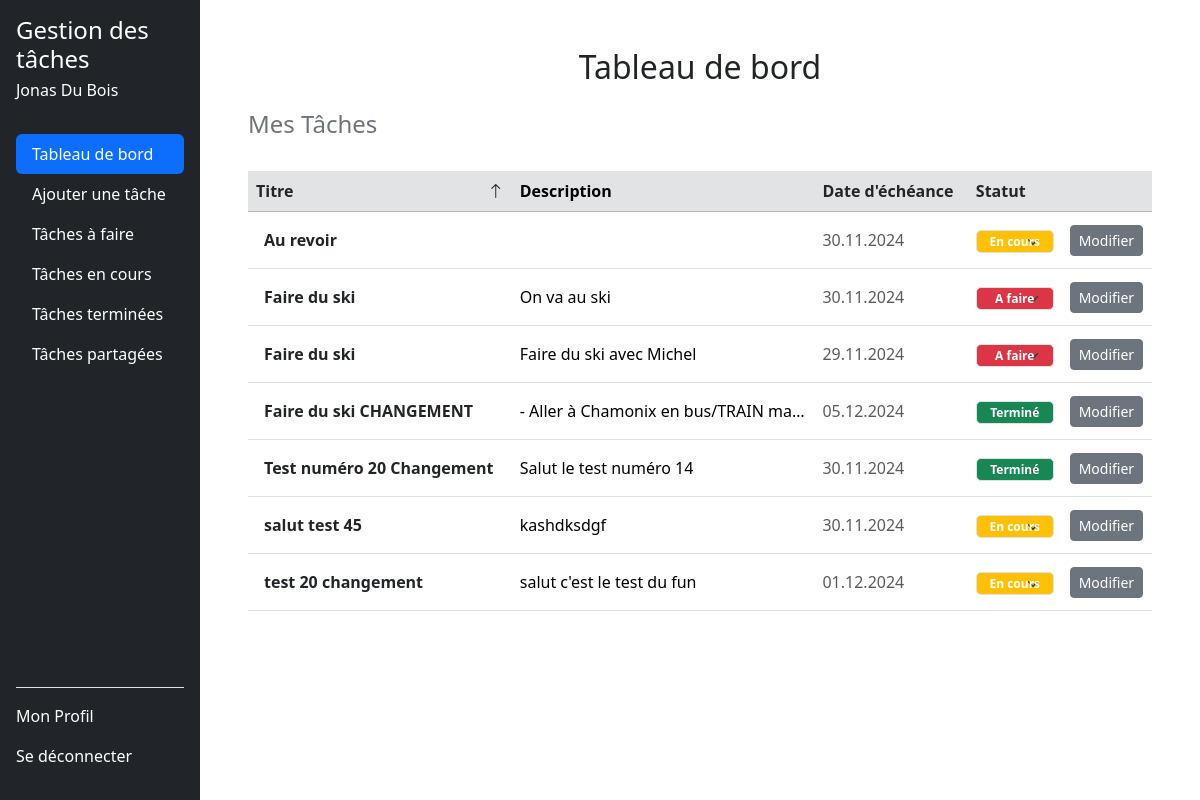
The page /dashboard.php (signed in) on the database as committed earlier.
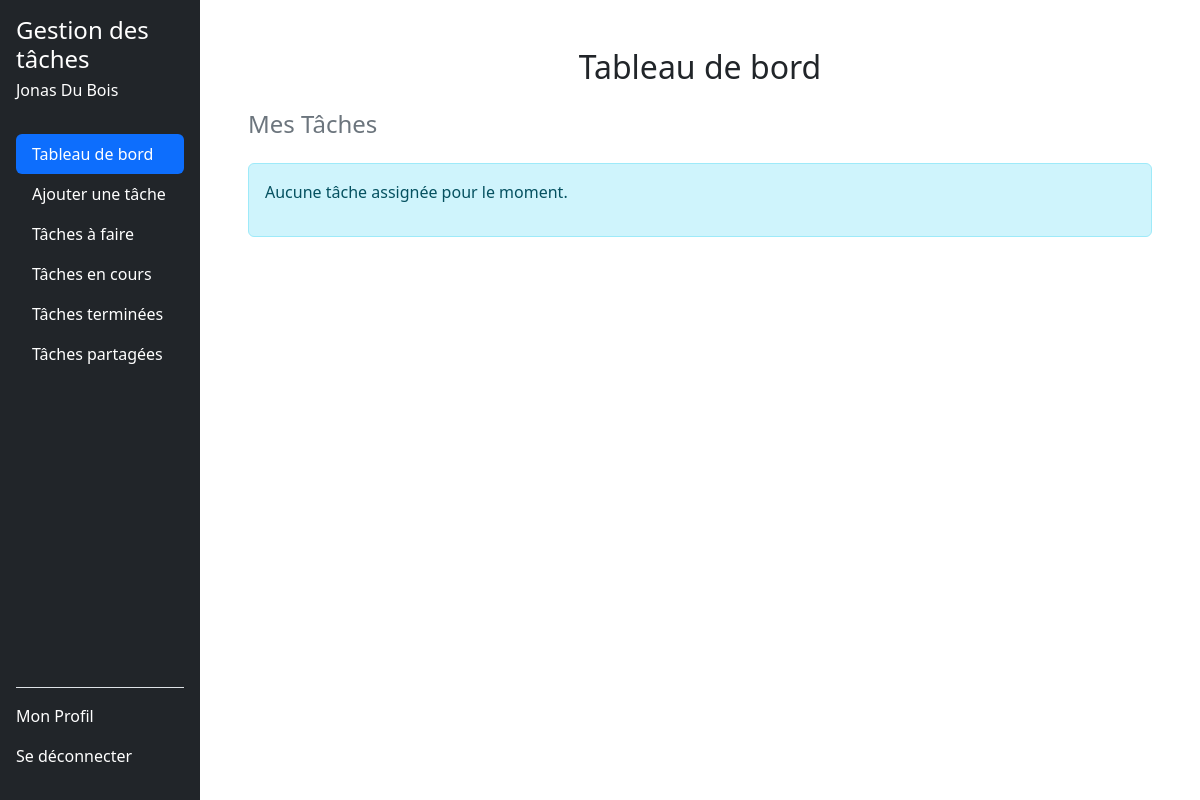
The same page on the database as committed later.
### tables this page shows
CREATE TABLE tasks (
        id INTEGER PRIMARY KEY AUTOINCREMENT,
        userId INTEGER NOT NULL,
        titre TEXT NOT NULL,
        description TEXT DEFAULT NULL,
        dateEcheance DATE DEFAULT NULL,
        statut TEXT CHECK(statut IN ('a_faire', 'en_cours', 'termine')) DEFAULT 'a_faire',
        createdAt TIMESTAMP DEFAULT CURRENT_TIMESTAMP, 
        FOREIGN KEY (userId) REFERENCES users(id) ON DELETE CASCADE
    );

### Includes/functions.php (called while the page is built, shortened)
<?php
function getUserByEmail($email, $dbManager) {
    $userInfoArray = $dbManager->rendPersonnes($email);
    return !empty($userInfoArray) ? $userInfoArray[0] : null;
}
function getStatusBadgeClass(string $statut): string
{
    $badgeClasses = [
        'À faire' => 'bg-danger',
        'En cours' => 'bg-warning',
        'Terminé' => 'bg-success',
    ];
    return $badgeClasses[$statut] ?? 'bg-secondary';
}
function getSortOrder(string $column): string
{
    $currentSort = $_GET['sort'] ?? '';
    return 'ASC';
}

### src/dbManager/DbManagerCRUD.php (called while the page is built, shortened)
<?php
class DbManagerCRUD implements I_ApiCRUD
{
    private $db;
    public function __construct()
    {
        $config = parse_ini_file(__DIR__ . '/../config/db.ini');
        $dsn = $config['dsn'];
        $username = $config['username'];
        $password = $config['password'];
        $this->db = new \PDO($dsn, $username, $password);
    }
    public function rendPersonnes(string $email): array
    {
        $sql = "SELECT * FROM users WHERE email = :email;";
        $stmt = $this->db->prepare($sql);
        $stmt->bindParam(':email', $email, \PDO::PARAM_STR);
        try {
            $stmt->execute();
            $donnees = $stmt->fetchAll(\PDO::FETCH_ASSOC);
            $tabUsers = [];
            foreach ($donnees as $donneesUser) {
                $user = new Users(
                    $donneesUser["prenom"],
                    $donneesUser["nom"],
                    $donneesUser["email"],
                    $donneesUser["noTel"],
                    $donneesUser["motDePasse"],
                    $donneesUser["id"]
                );
                $tabUsers[] = $user;
            }
            return $tabUsers;
        } catch (\PDOException $e) {
            error_log("Erreur lors de la récupération des utilisateurs : " . $e->getMessage());
            return [];
        }
    }
    public function getTasksByUserIdSorted(int $userId, string $sortColumn = 'titre', string $order = 'ASC'): array
    {
        $validSortColumns = ['titre', 'dateEcheance', 'statut'];
        $validOrders = ['ASC', 'DESC'];
        if (!in_array($sortColumn, $validSortColumns)) {
            $sortColumn = 'titre';
        }
        try {
            $query = "
            SELECT t.id, t.titre, t.description, t.dateEcheance, t.statut, t.createdAt
            FROM tasks t
            JOIN task_users tu ON t.id = tu.taskId
            WHERE tu.userId = :userId
            ORDER BY $sortColumn $order
        ";
            $stmt = $this->db->prepare($query);
            $stmt->bindValue(':userId', $userId, \PDO::PARAM_INT);
            $stmt->execute();
            $tasks = [];
            while ($taskData = $stmt->fetch(\PDO::FETCH_ASSOC)) {
                $stmtUsers = $this->db->prepare("SELECT userId FROM task_users WHERE taskId = :taskId");
                $stmtUsers->bindValue(':taskId', $taskData['id']);
                $stmtUsers->execute();
                $userIds = $stmtUsers->fetchAll(\PDO::FETCH_COLUMN);
                $tasks[] = new Task(
                    $taskData['titre'],
                    $taskData['description'],
                    $userIds,
                    $taskData['dateEcheance'],
                    $taskData['statut'],
                    $taskData['id']
                );
            }
            return $tasks;
        } catch (\PDOException $e) {
            throw new \Exception('Erreur lors de la récupération des tâches triées : ' . $e->getMessage());
        }
    }
}

### src/dbManager/Users.php (called while the page is built, shortened)
<?php
class Users {
    private $id;
    public function __construct(string $prenom, string $nom, string $email, string $noTel, string $motDePasse ,int $id = 0) {
        $this->id = $id;
    }
    public function rendId(): int {
        return (int)$this->id;
    }
}

### src/dbManager/Task.php (called while the page is built, shortened)
<?php
class Task
{
    private $titre;
    private $description;
    private $dateEcheance;
    private $statut;
    public function __construct(
        string $titre,
        string $description = null,
        array $userIds = null,
        string $dateEcheance = null,
        string $statut = 'a_faire',
        int $id = 0,
    ) {
        $this->titre = $titre;
        $this->description = $description;
        $this->dateEcheance = $dateEcheance;
        $this->statut = $statut;
    }
    private function isValidDate(string $date): bool
    {
        $d = DateTime::createFromFormat('Y-m-d', $date);
        return $d && $d->format('Y-m-d') === $date;
    }
    public function rendTitre(): string
    {
        return $this->titre;
    }
    public function rendDescription(): ?string
    {
        return $this->description;
    }
    public function getFormattedDateEcheance(): ?string
    {
        if ($this->dateEcheance) {
            $d = DateTime::createFromFormat('Y-m-d', $this->dateEcheance);
            return $d ? $d->format('d.m.Y') : null;
        }
        return null;
    }
    public function getFormattedStatut(): string
    {
        $statutTraduction = [
            'a_faire' => 'À faire',
            'en_cours' => 'En cours',
            'termine' => 'Terminé',
        ];
        return $statutTraduction[$this->statut] ?? 'Inconnu';
    }
}

### dashboard.php (the view, shortened to what the changed rows need)
<?php
require_once 'includes/functions.php';
$dbManager = new DbManagerCRUD();
$email = $_SESSION['email_user'];
$userInfo = getUserByEmail($email, $dbManager);
$userId = $userInfo->rendId();
$sortColumn = $_GET['sort'] ?? 'title';
$order = $_GET['order'] ?? 'ASC';
$taches = $dbManager->getTasksByUserIdSorted($userId, $sortColumn, $order);
?>
<!DOCTYPE html>
<html lang="fr">
<head>
    <link href="https://cdn.jsdelivr.net/npm/bootstrap@5.3.3/dist/css/bootstrap.min.css" rel="stylesheet">
    <link href="https://cdn.jsdelivr.net/npm/bootstrap-icons/font/bootstrap-icons.css" rel="stylesheet">
</head>
<body>
    <div class="container-fluid">
        <div class="row">
            <?php include 'Includes/sidebar.php'; ?>
            <div class="main-content ms-auto col-md-9 col-lg-10 p-5">
                <h2 class="text-center mb-4">Tableau de bord</h2>
                <?php if (empty($taches)): ?>
                    <div class="alert alert-info mt-4" role="alert">
                        <p>Aucune tâche assignée pour le moment.</p>
                    </div>
                <?php else: ?>
                    <div class="table-responsive pt-4">
                        <table class="table table-hover align-middle">
                            <thead class="table-secondary">
                                <tr>
                                    <th scope="col">
                                        <a href="?sort=title&order=<?php echo getSortOrder('title'); ?>" class="text-decoration-none text-dark">
                                            Titre
                                            <i class="bi <?php echo $sortColumn === 'title' ? ($order === 'ASC' ? 'bi-arrow-up' : 'bi-arrow-down') : ''; ?>"></i>
                                        </a>
                                    </th>
                                    <th scope="col">Description</th>
                                    <th scope="col">
                                        <a href="?sort=date_echeance&order=<?php echo getSortOrder('date_echeance'); ?>" class="text-decoration-none text-dark">
                                            Date d'échéance
                                        </a>
                                    </th>
                                    <th scope="col">
                                        <a href="?sort=statut&order=<?php echo getSortOrder('statut'); ?>" class="text-decoration-none text-dark">
                                            Statut
                                        </a>
                                    </th>
                                    <th scope="col"></th>
                                </tr>
                            </thead>
                            <tbody>
                                <?php foreach ($taches as $task): ?>
                                    <tr>
                                        <td scope="row" class="fw-bold text-dark p-3"><?php echo htmlspecialchars($task->rendTitre()); ?></td>
                                        <td class="text-truncate" style="max-width: 300px;">
                                            <?php echo htmlspecialchars($task->rendDescription()); ?>
                                        </td>
                                        <td class="text-muted"><?php echo htmlspecialchars($task->getFormattedDateEcheance()); ?></td>
                                        <td>
                                            <form method="POST" action="">
                                                <select name="statut" class="statutActu form-select text-white badge <?php echo getStatusBadgeClass($task->getFormattedStatut()); ?>" style="max-width: 150px;" onchange="this.form.submit()">
                                                    <?php foreach (['À faire', 'En cours', 'Terminé'] as $status): ?>
                                                        <option value="<?php echo htmlspecialchars($status); ?>"
                                                            <?php echo $status === $task->getFormattedStatut() ? 'selected' : ''; ?>>
                                                            <?php echo htmlspecialchars($status); ?>
                                                        </option>
                                                    <?php endforeach; ?>
                                                </select>
                                            </form>
                                        </td>
                                        <td>
                                            <form method="GET" action="task_details.php">
                                                <button type="submit" class="btn btn-secondary btn-sm">Modifier</button>
                                            </form>
                                        </td>
                                    </tr>
                                <?php endforeach; ?>
                            </tbody>
                        </table>
                    </div>
                <?php endif; ?>
            </div>
        </div>
    </div>
</body>
</html>

### Includes/sidebar.php (shortened to what the changed rows need)
<div class="col-md-3 col-lg-2 bg-dark text-white sidebar position-fixed vh-100 d-flex flex-column p-3">
    <ul class="nav nav-pills flex-column mb-auto pt-3">
    <?php
                    $navLinks = [
                        'dashboard.php' => 'Tableau de bord',
                        'ajouter_tache.php' => 'Ajouter une tâche',
                        'taches_a_faire.php' => 'Tâches à faire',
                        'taches_en_cours.php' => 'Tâches en cours',
                        'taches_terminees.php' => 'Tâches terminées',
                        'taches_partage.php' => 'Tâches partagées',
                    ];
                    foreach ($navLinks as $link => $label) {
                        $active = basename($_SERVER['PHP_SELF']) == $link ? 'active' : '';
                        echo "<li class='nav-item'>
                                <a href='$link' class='nav-link text-white $active'>$label</a>
                              </li>";
                    }
                    ?>
                </ul>
</div>

Rows that differ between the two databases and show on the page:
removed tasks: titre "Au revoir", dateEcheance "30.11.2024", statut "En cours"
removed tasks: titre "Faire du ski", description "On va au ski", dateEcheance "30.11.2024", statut "À faire"
removed tasks: titre "Faire du ski", description "Faire du ski avec Michel", dateEcheance "29.11.2024", statut "À faire"
removed tasks: titre "Faire du ski CHANGEMENT", description "- Aller à Chamonix en bus/TRAIN ma…", dateEcheance "05.12.2024", statut "Terminé"
removed tasks: titre "Test numéro 20 Changement", description "Salut le test numéro 14", dateEcheance "30.11.2024", statut "Terminé"
removed tasks: titre "salut test 45", description "kashdksdgf", dateEcheance "30.11.2024", statut "En cours"
removed tasks: titre "test 20 changement", description "salut c'est le test du fun", dateEcheance "01.12.2024", statut "En cours"
Other text that changed with them:
text no longer shown: "Titre Description Date d'échéance Statut"
text now shown: "Aucune tâche assignée pour le moment."
